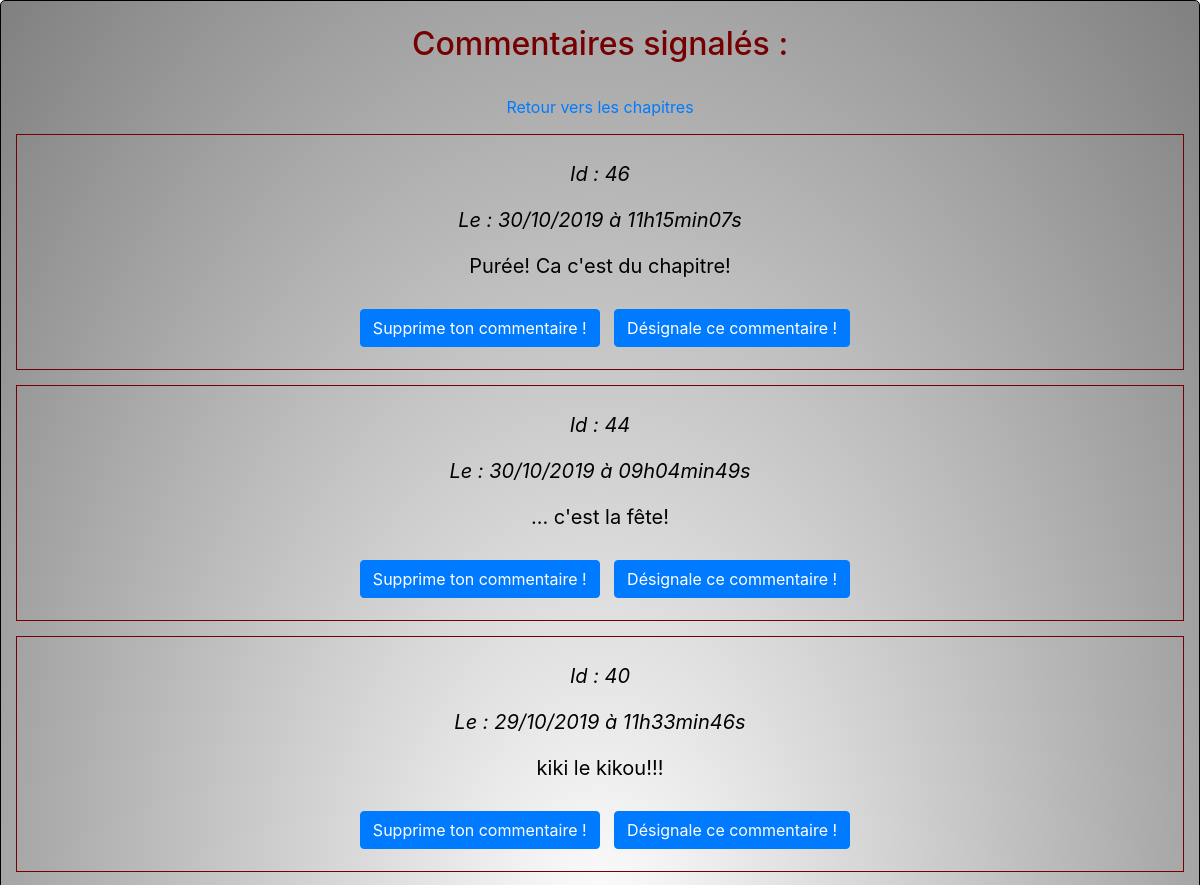
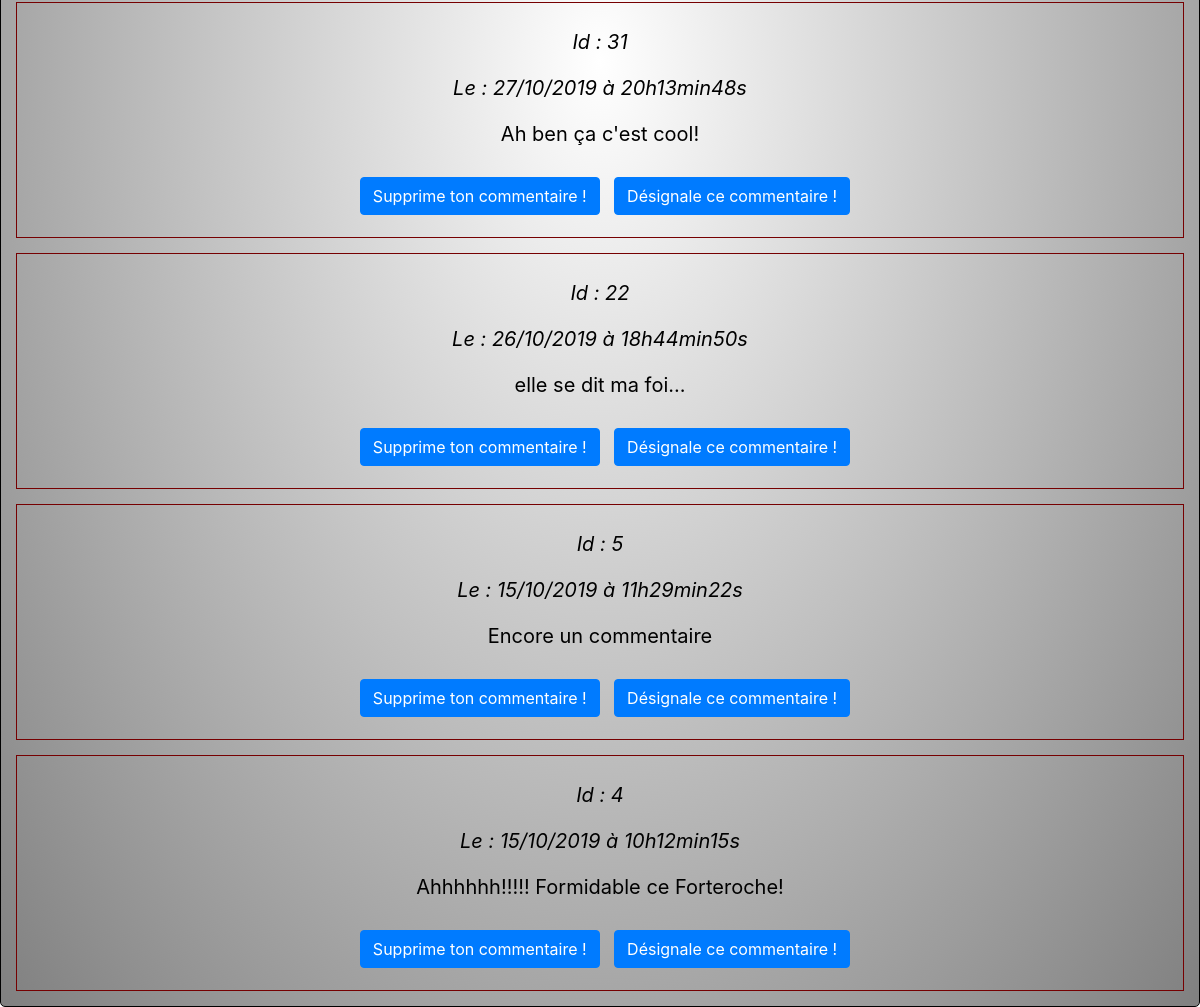
/index.php?action=commentsAdmin&signalement=1 (signed in), run on an earlier commit of the app's database (2 pictures, top to bottom).
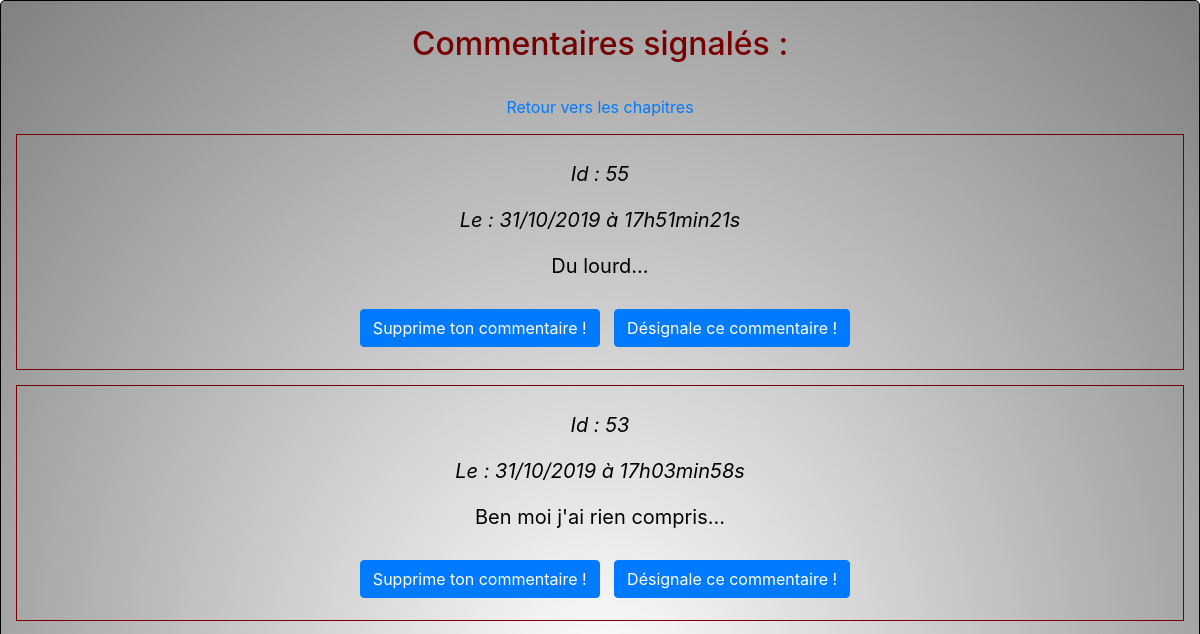
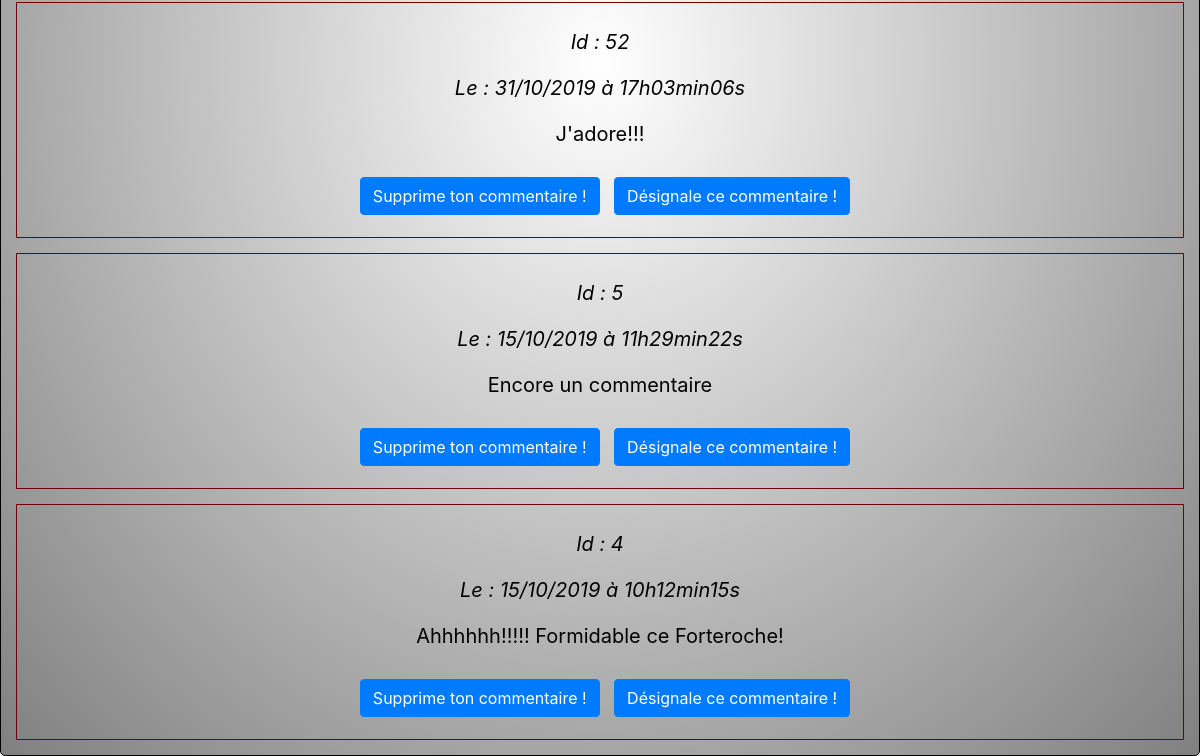
And on a later commit of the database (2 pictures, top to bottom).
### tables this page shows
CREATE TABLE IF NOT EXISTS `comments` (
  `id` int(11) NOT NULL AUTO_INCREMENT,
  `id_billet` int(11) NOT NULL,
  `id_user` int(11) NOT NULL,
  `comment` text NOT NULL,
  `signalement` tinyint(1) NOT NULL DEFAULT '0',
  `comment_date` datetime NOT NULL,
  PRIMARY KEY (`id`)
);

### controller/backend.php (called while the page is built, shortened)
<?php
require_once('model/CommentManager.php');
function commentsAdmin()
{
	$commentManager = new CommentManager();
	$comments = $commentManager->getCommentSignal($_GET['signalement']);
	require('view/backend/commentsAdmin.php');
}

### model/CommentManager.php (called while the page is built, shortened)
<?php
class CommentManager extends Manager
{
	public function getCommentSignal($signalement)
	{
		$db = $this->dbConnect();
		$comments = $db->prepare('SELECT id, comment, signalement, DATE_FORMAT(comment_date, \'%d/%m/%Y à %Hh%imin%ss\') AS comment_date_fr FROM comments WHERE signalement = 1 ORDER BY comment_date DESC');
		$comments->execute(array($signalement));
		return $comments;
	}
}

### view/backend/commentsAdmin.php (the view, shortened to what this page needs)
<div class="vuChapComment">
	<div align="center">
    <div><br>
      <h2>Commentaires signalés :</h2><br>
      <a href="index.php?action=listChapAdmin">Retour vers les chapitres</a>
      <?php
      while ($comment = $comments->fetch())
      {
        ?>
        <div class="news"><br>
         <p><em>Id : <?= $comment['id'] ?></em></p>
         <p><em>Le : <?= $comment['comment_date_fr'] ?></em></p>
         <p><?= nl2br(htmlspecialchars($comment['comment'])) ?></p><br>
         <a href="index.php?action=suppComments&amp;id=<?=$comment['id'] ?>"><button type="submit" name="suppComments"class="btn btn-primary">Supprime ton commentaire !</button></a>
         <a href="index.php?action=designalComments&amp;id=<?=$comment['id'] ?>"><button type="submit"class="btn btn-primary">Désignale ce commentaire !</button></a><br><br>
       </div>
       <?php
     }
     ?>
   </div>
 </div>
</div>
<?php $content = ob_get_clean(); ?>
<?php require('adminTemplate.php'); ?>

### index.php (shortened to what this page needs)
<?php
require('controller/backend.php');
if (isset($_GET['action'])) {
if (isset($_GET['action'])) {
 if ($_GET['action'] == 'commentsAdmin') {
  if (!isset($_SESSION['droits']) || ($_SESSION['droits'] == 0)) {
        header('Location: index.php');
      }else{
    if (isset($_GET['signalement']) && $_GET['signalement'] == '1') {
     commentsAdmin($_GET['signalement']);
      }else{
      echo '<p style= "border: 1px solid red; text-align: center; font-size: 55px; margin: 90px 90px 90px;">Oups... problème d\'affichage signalement !</p>';
      }
    }
  }
}
}else {
  pageAccueil();
}

### view/backend/adminTemplate.php (shortened to what this page needs)
<!DOCTYPE html>
<html>
<head>
  <link rel="stylesheet" href="../blog/public/css/style.css">
<link rel="stylesheet" href="https://stackpath.bootstrapcdn.com/bootstrap/4.3.1/css/bootstrap.min.css">
<link rel="stylesheet" href="https://use.fontawesome.com/releases/v5.8.1/css/all.css">
</head>
<body>
	<?= $content ?>
</body>
</html>

### public/css/style.css (style rules this page uses)
h1, h2 { color: #760001; }
p { font-size: 20px; color: black; }
.btn { margin-left: 110px; margin-top: -45px; }
.btn-primary { margin-left: 10px; margin-bottom: -30px; }
.news { border: 1px solid #760001; margin: 15px 15px 15px; }
.vuChapComment { background: radial-gradient(white,grey); border: 1px solid black; border-radius: 5px; }

What changed in the data, as far as the page shows it:
no longer on this page (row edited): comments: id "46", comment_date_fr "30/10/2019 à 11h15min07s", comment "Purée! Ca c'est du chapitre!"
no longer on this page (row edited): comments: id "44", comment_date_fr "30/10/2019 à 09h04min49s", comment "... c'est la fête!"
no longer on this page (row edited): comments: id "40", comment_date_fr "29/10/2019 à 11h33min46s", comment "kiki le kikou!!!"
no longer on this page (row edited): comments: id "31", comment_date_fr "27/10/2019 à 20h13min48s", comment "Ah ben ça c'est cool!"
removed comments: id "22", comment_date_fr "26/10/2019 à 18h44min50s", comment "elle se dit ma foi..."
added comments: id "55", comment_date_fr "31/10/2019 à 17h51min21s", comment "Du lourd..."
added comments: id "53", comment_date_fr "31/10/2019 à 17h03min58s", comment "Ben moi j'ai rien compris..."
added comments: id "52", comment_date_fr "31/10/2019 à 17h03min06s", comment "J'adore!!!"
